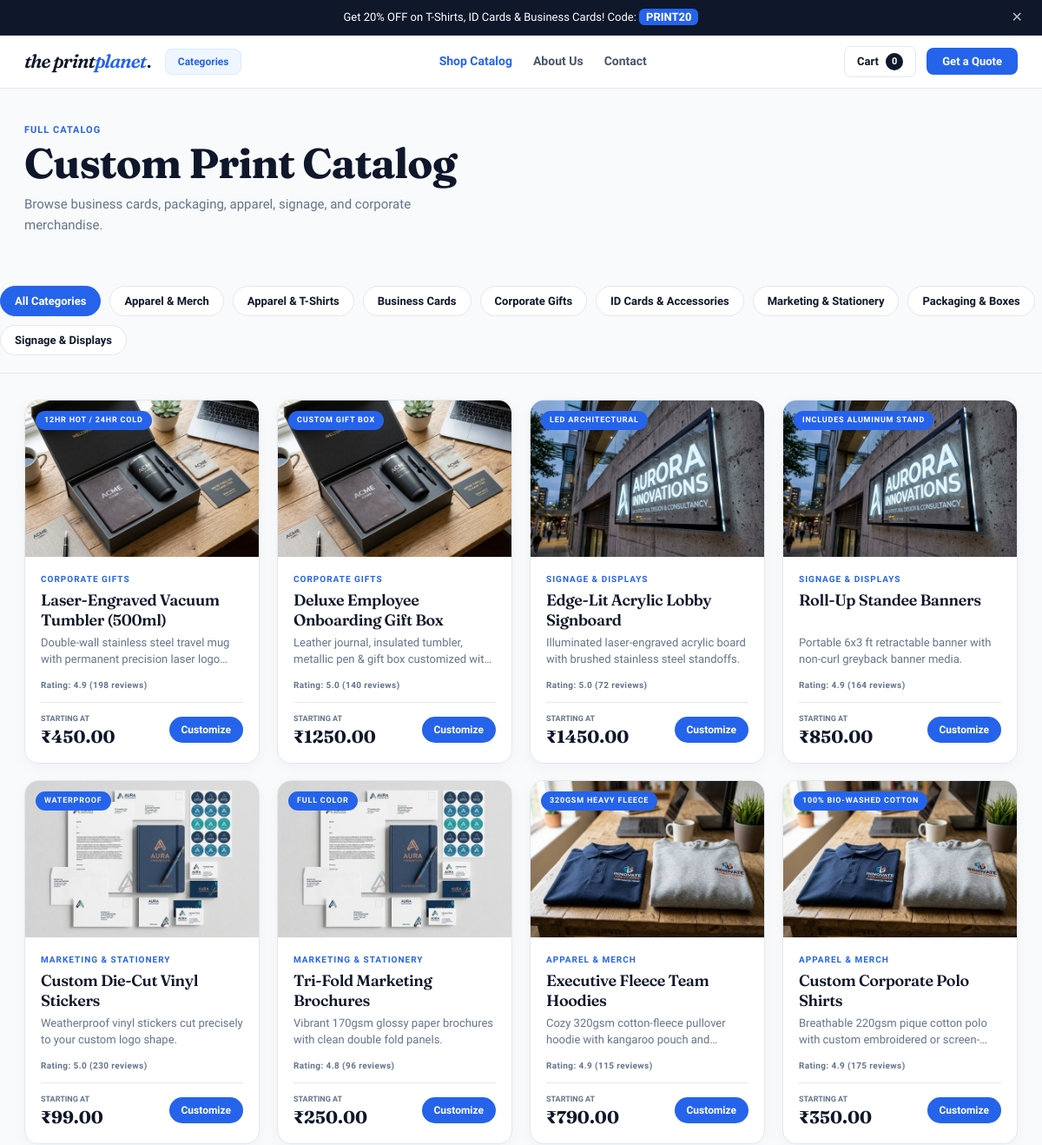
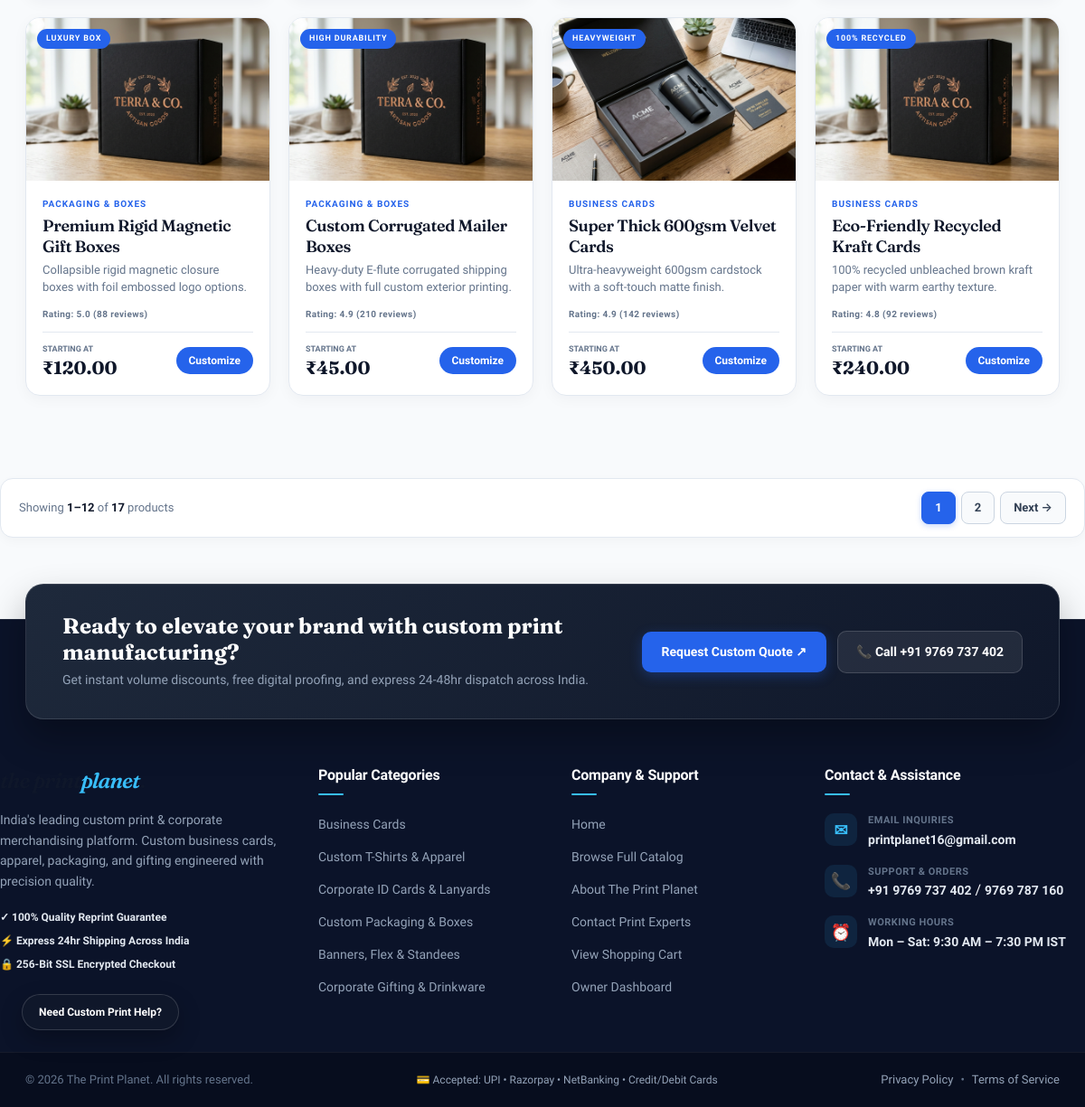
The app's page /shop/ with its own data (2 pictures, top to bottom).
### apps/catalog/models.py (models this page shows, shortened)
class Category(PublishableModel):
    name = models.CharField(max_length=120)
    slug = models.SlugField(unique=True)
    parent = models.ForeignKey("self", on_delete=models.SET_NULL, blank=True, null=True, related_name="children")
    description = models.TextField(blank=True)
    image = models.ImageField(upload_to="catalog/categories/", blank=True, null=True)
    icon = models.CharField(max_length=50, blank=True, default="")
    badge = models.CharField(max_length=50, blank=True)
    class Meta:
        ordering = ["name"]
        verbose_name_plural = "Categories"
        indexes = [
            models.Index(fields=["is_active", "slug"]),
        ]

class Product(PublishableModel):
    class ProductType(models.TextChoices):
        PRINT = "print", "Print product"
        GIFT = "gift", "Corporate gift"
        READY = "ready", "Ready product"
    name = models.CharField(max_length=255)
    slug = models.SlugField(unique=True)
    category = models.ForeignKey(Category, on_delete=models.PROTECT, related_name="products")
    product_type = models.CharField(max_length=16, choices=ProductType.choices, default=ProductType.PRINT)
    short_description = models.CharField(max_length=500, blank=True)
    description = models.TextField(blank=True)
    image = models.ImageField(upload_to="catalog/products/", blank=True, null=True)
    base_price = models.DecimalField(max_digits=12, decimal_places=2, default=Decimal("190.00"))
    rating = models.DecimalField(max_digits=3, decimal_places=1, default=Decimal("4.9"))
    review_count = models.PositiveIntegerField(default=128)
    badge = models.CharField(max_length=60, blank=True, default="Bestseller")
    requires_quote = models.BooleanField(default=False)
    class Meta:
        indexes = [
            models.Index(fields=["is_active", "category", "created_at"]),
            models.Index(fields=["slug"]),
            models.Index(fields=["product_type"]),
            models.Index(fields=["is_active", "created_at"]),
        ]
    @property
    def get_image_url(self):
        if self.image:
            url_str = str(self.image)
            if url_str.startswith("http://") or url_str.startswith("https://") or url_str.startswith("/"):
                return url_str
            elif url_str.startswith("images/"):
                return f"/static/{url_str}"
            try:
                return self.image.url
            except Exception:
                return f"/static/{url_str}"

### apps/content/views.py (the view)
# urls.py: path("shop/", views.shop, name="shop"),
def shop(request):
    active_cat_slug = request.GET.get("category", "")
    categories = Category.objects.filter(is_active=True)
    if active_cat_slug:
        qs = Product.objects.filter(category__slug=active_cat_slug, is_active=True).select_related("category").prefetch_related("options__values").order_by("-created_at")
    else:
        qs = Product.objects.filter(is_active=True).select_related("category").prefetch_related("options__values").order_by("-created_at")
    paginator = Paginator(qs, 12)
    page_number = request.GET.get("page", 1)
    products_page = paginator.get_page(page_number)
    return render(request, "content/shop.html", {
        "categories": categories,
        "products": products_page,
        "active_category_slug": active_cat_slug,
    })

### apps/catalog/context_processors.py (called while the page is built)
def categories_processor(request):
    try:
        categories = Category.objects.filter(is_active=True).order_by("name")
    except Exception:
        categories = []
    return {
        "nav_categories": categories
    }

### templates/content/shop.html (shortened to what this page needs)
{% extends 'base.html' %}{% load static %}
{% block content %}
<section class="page-hero wrap" style="padding-top:40px;padding-bottom:30px">
  <p class="eyebrow" style="margin:0 0 4px;font-size:11px;font-weight:800;letter-spacing:1px;color:#2563eb">FULL CATALOG</p>
  <h1 style="font:700 clamp(32px, 4vw, 52px)/1.05 'Fraunces', serif;letter-spacing:-1px;margin:0 0 10px;color:#0f172a">Custom Print Catalog</h1>
  <p class="lead" style="margin:0;font-size:15px;color:#64748b">Browse business cards, packaging, apparel, signage, and corporate merchandise.</p>
</section>
<section class="wrap vp-filter-bar" style="border-bottom:1px solid #e2e8f0;margin-bottom:30px">
  <div class="vp-tabs">
    <a href="{% url 'content:shop' %}" class="vp-tab {% if not active_category_slug %}active{% endif %}">
      All Categories
    </a>
    {% for cat in categories %}
    <a href="{% url 'content:category_detail' cat.slug %}" class="vp-tab {% if active_category_slug == cat.slug %}active{% endif %}">
      {{ cat.name }}
    </a>
    {% endfor %}
  </div>
</section>
<section class="wrap vp-catalog-grid">
  {% for product in products %}
  <article class="vp-product-card">
    <a href="{% url 'content:product_detail' product.slug %}" class="vp-card-media" style="display:block">
      <span class="vp-card-tag">{{ product.badge|default:"Bestseller" }}</span>
      <img src="{{ product.get_image_url }}" alt="{{ product.name }}">
    </a>
    <div class="vp-card-content">
      <div class="trending-badge" style="font-size:10px;margin-bottom:6px;color:#2563eb">{{ product.category.name }}</div>
      <h3><a href="{% url 'content:product_detail' product.slug %}" style="text-decoration:none;color:inherit">{{ product.name }}</a></h3>
      <p>{{ product.short_description }}</p>
      <div class="vp-specs-summary">
        <span>Rating: {{ product.rating }}</span> ({{ product.review_count }} reviews)
      </div>
      <div class="vp-price-row">
        <div class="vp-price">
          <span class="vp-from">Starting at</span>
          <strong class="vp-amount">₹{{ product.base_price }}</strong>
        </div>
        <button type="button" class="vp-btn-customize"
                onclick="openShopModal(
                  '{{ product.id }}',
                  '{{ product.name|escapejs }}',
                  '{{ product.base_price }}',
                  '{{ product.get_image_url|escapejs }}'
                )">
          Customize
        </button>
      </div>
    </div>
  </article>
  {% endfor %}
</section>
{% if products.has_other_pages %}
<div class="wrap vp-pagination-bar">
  <div class="pagination-info">
    Showing <b>{{ products.start_index }}–{{ products.end_index }}</b> of <b>{{ products.paginator.count }}</b> products
  </div>
  <div class="pagination-actions">
    {% for i in products.paginator.page_range %}
      {% if products.number == i %}
        <span class="pagination-btn active">{{ i }}</span>
      {% elif i > products.number|add:"-3" and i < products.number|add:"3" %}
        <a href="?page={{ i }}{% if active_category_slug %}&amp;category={{ active_category_slug }}{% endif %}" class="pagination-btn">
          {{ i }}
        </a>
      {% endif %}
    {% endfor %}
    {% if products.has_next %}
      <a href="?page={{ products.next_page_number }}{% if active_category_slug %}&amp;category={{ active_category_slug }}{% endif %}" class="pagination-btn">
        Next →
      </a>
    {% endif %}
  </div>
</div>
{% endif %}
{% endblock %}

### records on screen
Category: name "Apparel & Merch"
Category: name "Apparel & T-Shirts"
Category: name "Business Cards"
Category: name "Corporate Gifts"
Category: name "ID Cards & Accessories"
Category: name "Marketing & Stationery"
Category: name "Packaging & Boxes"
Category: name "Signage & Displays"
Product: badge "12HR HOT / 24HR COLD", get_image_url (picture), category.name "CORPORATE GIFTS", name "Laser-Engraved Vacuum Tumbler (500ml)", short_description "Double-wall stainless steel travel mug with permanent precision laser…", rating "4.9", review_count "198", base_price "450.00"
Product: badge "CUSTOM GIFT BOX", get_image_url (picture), category.name "CORPORATE GIFTS", name "Deluxe Employee Onboarding Gift Box", short_description "Leather journal, insulated tumbler, metallic pen & gift box customized…", rating "5.0", review_count "140", base_price "1250.00"
Product: badge "LED ARCHITECTURAL", get_image_url (picture), category.name "SIGNAGE & DISPLAYS", name "Edge-Lit Acrylic Lobby Signboard", short_description "Illuminated laser-engraved acrylic board with brushed stainless steel standoffs.", rating "5.0", review_count "72", base_price "1450.00"
Product: badge "INCLUDES ALUMINUM STAND", get_image_url (picture), category.name "SIGNAGE & DISPLAYS", name "Roll-Up Standee Banners", short_description "Portable 6x3 ft retractable banner with non-curl greyback banner media.", rating "4.9", review_count "164", base_price "850.00"
Product: badge "WATERPROOF", get_image_url (picture), category.name "MARKETING & STATIONERY", name "Custom Die-Cut Vinyl Stickers", short_description "Weatherproof vinyl stickers cut precisely to your custom logo shape.", rating "5.0", review_count "230", base_price "99.00"
Product: badge "FULL COLOR", get_image_url (picture), category.name "MARKETING & STATIONERY", name "Tri-Fold Marketing Brochures", short_description "Vibrant 170gsm glossy paper brochures with clean double fold panels.", rating "4.8", review_count "96", base_price "250.00"
Product: badge "320GSM HEAVY FLEECE", get_image_url (picture), category.name "APPAREL & MERCH", name "Executive Fleece Team Hoodies", short_description "Cozy 320gsm cotton-fleece pullover hoodie with kangaroo pouch…", rating "4.9", review_count "115", base_price "790.00"
Product: badge "100% BIO-WASHED COTTON", get_image_url (picture), category.name "APPAREL & MERCH", name "Custom Corporate Polo Shirts", short_description "Breathable 220gsm pique cotton polo with custom embroidered…", rating "4.9", review_count "175", base_price "350.00"
Product: badge "LUXURY BOX", get_image_url (picture), category.name "PACKAGING & BOXES", name "Premium Rigid Magnetic Gift Boxes", short_description "Collapsible rigid magnetic closure boxes with foil embossed logo options.", rating "5.0", review_count "88", base_price "120.00"
Product: badge "HIGH DURABILITY", get_image_url (picture), category.name "PACKAGING & BOXES", name "Custom Corrugated Mailer Boxes", short_description "Heavy-duty E-flute corrugated shipping boxes with full custom exterior printing.", rating "4.9", review_count "210", base_price "45.00"
Product: badge "HEAVYWEIGHT", get_image_url (picture), category.name "BUSINESS CARDS", name "Super Thick 600gsm Velvet Cards", short_description "Ultra-heavyweight 600gsm cardstock with a soft-touch matte finish.", rating "4.9", review_count "142", base_price "450.00"
Product: badge "100% RECYCLED", get_image_url (picture), category.name "BUSINESS CARDS", name "Eco-Friendly Recycled Kraft Cards", short_description "100% recycled unbleached brown kraft paper with warm earthy texture.", rating "4.8", review_count "92", base_price "240.00"

### other values on screen
{{ products.start_index }} "1"
{{ products.end_index }} "12"
{{ products.paginator.count }} "17"
{{ i }} "1"
{{ i }} "2"
